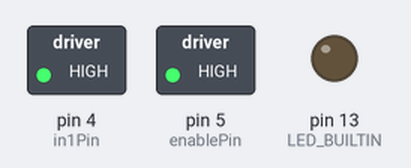
The sketch below on a simulated Arduino Uno, built with avr-gcc and run on an emulated ATmega328P. Shown: switched loads named in the sketch (green lamp = pin HIGH), output pins drawn as LEDs (lit = HIGH). What the sketch prints to the serial monitor is not drawn.

Above: at 7.5 s.
At 13.0 s:
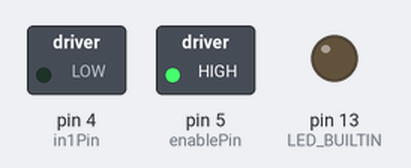
At 13.7 s:
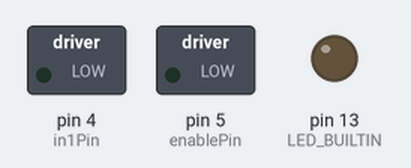
Timing chart, 0 to 15.7 s (numbered marks = the images above):
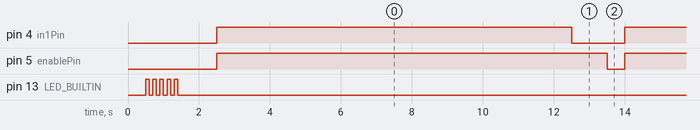

The sketch:

Motor_test.ino
```cpp
const int enablePin = 5;
const int in1Pin = 4;

bool USB_Serial = true;
bool USB_wait = true;

void setup() {
  // put your setup code here, to run once:

  if (USB_Serial) {
    Serial.begin(9600);
    if (USB_wait) {
      while (!Serial) {
        delay(1);
      }
    }
    Serial.println("Beginning Motor Test");
  }
  pinMode(LED_BUILTIN, OUTPUT);
  pinMode(enablePin, OUTPUT);
  pinMode(in1Pin, OUTPUT);
  digitalWrite(enablePin, LOW);
  digitalWrite(in1Pin, LOW);
  digitalWrite(LED_BUILTIN, LOW);
  delay(500);
  for (int x = 0; x < 5; x++) {
    digitalWrite(LED_BUILTIN, HIGH);
    delay(100);
    digitalWrite(LED_BUILTIN, LOW);
    delay(100);
  }
  delay(1000);
}

void loop() {
  // put your main code here, to run repeatedly:

  OnOff(10000, 1000, 1);
  delay(500);


}

void OnOff(int timeOn, int timeOff, int loops) {
  digitalWrite(enablePin, HIGH);
  for (int x = 0; x < loops; x++) {
    digitalWrite(in1Pin, HIGH);
    delay(timeOn);
    digitalWrite(in1Pin, LOW);
    delay(timeOff);
  }
  digitalWrite(enablePin, LOW);
}
```

Measured:
- by itself, pin 4 (in1Pin): alternates HIGH for 10.0 s and LOW for 1.5 s
- by itself, pin 5 (enablePin): alternates HIGH for 11.0 s and LOW for 0.50 s
- by itself, everything shown: repeats every 11.5 s, in 3 steps
